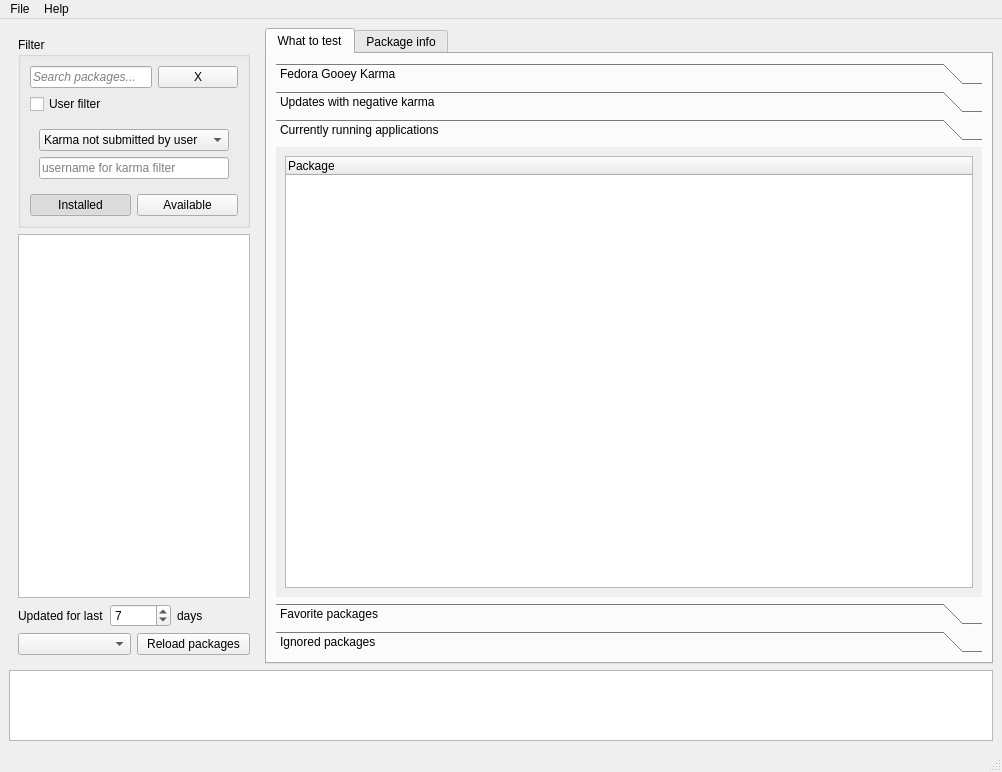
<?xml version="1.0" encoding="UTF-8"?>
<ui version="4.0">
 <class>MainWindow</class>
 <widget class="QMainWindow" name="MainWindow">
  <property name="geometry">
   <rect>
    <x>0</x>
    <y>0</y>
    <width>1002</width>
    <height>772</height>
   </rect>
  </property>
  <property name="windowTitle">
   <string>Fedora Gooey Karma</string>
  </property>
  <widget class="QWidget" name="centralwidget">
   <layout class="QVBoxLayout" name="centralWidgetSplitter">
    <item>
     <layout class="QHBoxLayout" name="horizontalLayout_4">
      <item>
       <widget class="QWidget" name="pkgLists" native="true">
        <property name="maximumSize">
         <size>
          <width>250</width>
          <height>16777215</height>
         </size>
        </property>
        <layout class="QVBoxLayout" name="verticalLayout">
         <item>
          <widget class="QGroupBox" name="groupBox">
           <property name="title">
            <string>Filter</string>
           </property>
           <property name="checkable">
            <bool>false</bool>
           </property>
           <layout class="QVBoxLayout" name="verticalLayout_5">
            <item>
             <layout class="QHBoxLayout" name="horizontalLayout_2">
              <item>
               <widget class="QLineEdit" name="searchEdit">
                <property name="font">
                 <font>
                  <italic>true</italic>
                 </font>
                </property>
                <property name="inputMask">
                 <string/>
                </property>
                <property name="text">
                 <string/>
                </property>
                <property name="placeholderText">
                 <string>Search packages...</string>
                </property>
               </widget>
              </item>
              <item>
               <widget class="QPushButton" name="pushButton">
                <property name="toolTip">
                 <string>Clear search</string>
                </property>
                <property name="text">
                 <string>X</string>
                </property>
               </widget>
              </item>
             </layout>
            </item>
            <item>
             <widget class="QCheckBox" name="karmaCheckBox">
              <property name="text">
               <string>User filter</string>
              </property>
              <property name="checked">
               <bool>false</bool>
              </property>
             </widget>
            </item>
            <item>
             <widget class="QWidget" name="karmaFilterWidget" native="true">
              <property name="minimumSize">
               <size>
                <width>0</width>
                <height>0</height>
               </size>
              </property>
              <layout class="QVBoxLayout" name="verticalLayout_8">
               <item>
                <widget class="QComboBox" name="karmaFilterUserCombo">
                 <item>
                  <property name="text">
                   <string>Karma not submitted by user</string>
                  </property>
                 </item>
                 <item>
                  <property name="text">
                   <string>Karma submitted by user</string>
                  </property>
                 </item>
                </widget>
               </item>
               <item>
                <widget class="QLineEdit" name="karmaUsernameEdit">
                 <property name="dragEnabled">
                  <bool>false</bool>
                 </property>
                 <property name="placeholderText">
                  <string>username for karma filter</string>
                 </property>
                </widget>
               </item>
              </layout>
             </widget>
            </item>
            <item>
             <layout class="QHBoxLayout" name="horizontalLayout">
              <item>
               <widget class="QPushButton" name="installedBtn">
                <property name="text">
                 <string>Installed</string>
                </property>
                <property name="checkable">
                 <bool>true</bool>
                </property>
                <property name="checked">
                 <bool>true</bool>
                </property>
                <property name="autoDefault">
                 <bool>false</bool>
                </property>
                <property name="default">
                 <bool>false</bool>
                </property>
                <property name="flat">
                 <bool>false</bool>
                </property>
               </widget>
              </item>
              <item>
               <widget class="QPushButton" name="availableBtn">
                <property name="text">
                 <string>Available</string>
                </property>
                <property name="checkable">
                 <bool>true</bool>
                </property>
                <property name="checked">
                 <bool>false</bool>
                </property>
                <property name="autoDefault">
                 <bool>false</bool>
                </property>
                <property name="default">
                 <bool>false</bool>
                </property>
                <property name="flat">
                 <bool>false</bool>
                </property>
               </widget>
              </item>
             </layout>
            </item>
           </layout>
          </widget>
         </item>
         <item>
          <widget class="QListWidget" name="pkgList">
           <property name="frameShadow">
            <enum>QFrame::Sunken</enum>
           </property>
           <property name="tabKeyNavigation">
            <bool>false</bool>
           </property>
           <property name="sortingEnabled">
            <bool>true</bool>
           </property>
          </widget>
         </item>
         <item>
          <layout class="QHBoxLayout" name="horizontalLayout_3" stretch="0,0,0">
           <property name="sizeConstraint">
            <enum>QLayout::SetDefaultConstraint</enum>
           </property>
           <item>
            <widget class="QLabel" name="label_4">
             <property name="text">
              <string>Updated for last</string>
             </property>
            </widget>
           </item>
           <item>
            <widget class="QSpinBox" name="maxDays">
             <property name="suffix">
              <string/>
             </property>
             <property name="prefix">
              <string/>
             </property>
             <property name="minimum">
              <number>1</number>
             </property>
             <property name="maximum">
              <number>99999</number>
             </property>
             <property name="value">
              <number>7</number>
             </property>
            </widget>
           </item>
           <item>
            <widget class="QLabel" name="label_5">
             <property name="sizePolicy">
              <sizepolicy hsizetype="Preferred" vsizetype="Preferred">
               <horstretch>4</horstretch>
               <verstretch>0</verstretch>
              </sizepolicy>
             </property>
             <property name="text">
              <string>days</string>
             </property>
            </widget>
           </item>
          </layout>
         </item>
         <item>
          <layout class="QHBoxLayout" name="horizontalLayout_5">
           <item>
            <widget class="QComboBox" name="releaseComboBox"/>
           </item>
           <item>
            <widget class="QPushButton" name="loadPackagesBtn">
             <property name="text">
              <string>Reload packages</string>
             </property>
            </widget>
           </item>
          </layout>
         </item>
        </layout>
       </widget>
      </item>
      <item>
       <widget class="QTabWidget" name="tabWidget">
        <property name="sizePolicy">
         <sizepolicy hsizetype="Maximum" vsizetype="Maximum">
          <horstretch>6</horstretch>
          <verstretch>0</verstretch>
         </sizepolicy>
        </property>
        <property name="maximumSize">
         <size>
          <width>9000</width>
          <height>9000</height>
         </size>
        </property>
        <property name="mouseTracking">
         <bool>false</bool>
        </property>
        <property name="styleSheet">
         <string notr="true"/>
        </property>
        <property name="currentIndex">
         <number>0</number>
        </property>
        <widget class="QWidget" name="tabWhatToTest">
         <property name="autoFillBackground">
          <bool>false</bool>
         </property>
         <property name="styleSheet">
          <string notr="true"/>
         </property>
         <attribute name="title">
          <string>What to test</string>
         </attribute>
         <layout class="QHBoxLayout" name="horizontalLayout_6">
          <item>
           <widget class="QToolBox" name="toolBoxWhatToTest">
            <property name="currentIndex">
             <number>2</number>
            </property>
            <widget class="QWidget" name="toolBoxWelcome">
             <property name="geometry">
              <rect>
               <x>0</x>
               <y>0</y>
               <width>712</width>
               <height>454</height>
              </rect>
             </property>
             <attribute name="label">
              <string>Fedora Gooey Karma</string>
             </attribute>
             <layout class="QVBoxLayout" name="verticalLayout_7">
              <item>
               <widget class="QTextBrowser" name="textBrowser_2">
                <property name="styleSheet">
                 <string notr="true">background-color: rgba(255, 255, 255, 0);</string>
                </property>
                <property name="frameShadow">
                 <enum>QFrame::Plain</enum>
                </property>
                <property name="html">
                 <string>&lt;!DOCTYPE HTML PUBLIC &quot;-//W3C//DTD HTML 4.0//EN&quot; &quot;http://www.w3.org/TR/REC-html40/strict.dtd&quot;&gt;
&lt;html&gt;&lt;head&gt;&lt;meta name=&quot;qrichtext&quot; content=&quot;1&quot; /&gt;&lt;style type=&quot;text/css&quot;&gt;
p, li { white-space: pre-wrap; }
&lt;/style&gt;&lt;/head&gt;&lt;body style=&quot; font-family:'Sans Serif'; font-size:10pt; font-weight:400; font-style:normal;&quot;&gt;
&lt;p style=&quot; margin-top:0px; margin-bottom:0px; margin-left:0px; margin-right:0px; -qt-block-indent:0; text-indent:0px;&quot;&gt;Welcome to&lt;span style=&quot; font-weight:600;&quot;&gt; Fedora Gooey Karma&lt;/span&gt; tool which helps you with testing new updates for your Fedora.&lt;/p&gt;
&lt;p style=&quot;-qt-paragraph-type:empty; margin-top:0px; margin-bottom:0px; margin-left:0px; margin-right:0px; -qt-block-indent:0; text-indent:0px;&quot;&gt;&lt;br /&gt;&lt;/p&gt;
&lt;p style=&quot; margin-top:0px; margin-bottom:0px; margin-left:0px; margin-right:0px; -qt-block-indent:0; text-indent:0px;&quot;&gt;To load updates, press lower-left &lt;span style=&quot; font-weight:600;&quot;&gt;Reload packages&lt;/span&gt; button. If you are not sure what you should test, wait until all packages are loaded and see sections below this text.&lt;/p&gt;&lt;/body&gt;&lt;/html&gt;</string>
                </property>
               </widget>
              </item>
             </layout>
            </widget>
            <widget class="QWidget" name="toolBoxNegativeKarma">
             <property name="geometry">
              <rect>
               <x>0</x>
               <y>0</y>
               <width>712</width>
               <height>454</height>
              </rect>
             </property>
             <attribute name="label">
              <string>Updates with negative karma</string>
             </attribute>
             <layout class="QVBoxLayout" name="verticalLayout_9">
              <item alignment="Qt::AlignTop">
               <widget class="QLabel" name="label_6">
                <property name="text">
                 <string>It would be nice to re-test updates which has got negative karma. See these packages below.</string>
                </property>
               </widget>
              </item>
              <item>
               <widget class="QTreeWidget" name="tool_pkg_list_negative">
                <column>
                 <property name="text">
                  <string>Package</string>
                 </property>
                </column>
               </widget>
              </item>
             </layout>
            </widget>
            <widget class="QWidget" name="toolBoxRunning">
             <property name="geometry">
              <rect>
               <x>0</x>
               <y>0</y>
               <width>712</width>
               <height>454</height>
              </rect>
             </property>
             <attribute name="label">
              <string>Currently running applications</string>
             </attribute>
             <layout class="QVBoxLayout" name="verticalLayout_12">
              <item>
               <widget class="QTreeWidget" name="tool_pkg_list_running">
                <column>
                 <property name="text">
                  <string>Package</string>
                 </property>
                </column>
               </widget>
              </item>
             </layout>
            </widget>
            <widget class="QWidget" name="toolBoxFavorite">
             <property name="geometry">
              <rect>
               <x>0</x>
               <y>0</y>
               <width>712</width>
               <height>454</height>
              </rect>
             </property>
             <attribute name="label">
              <string>Favorite packages</string>
             </attribute>
             <layout class="QVBoxLayout" name="toolBoxFavoriteLayout">
              <item>
               <widget class="QTreeWidget" name="tool_pkg_list_favorite">
                <column>
                 <property name="text">
                  <string>Package</string>
                 </property>
                </column>
               </widget>
              </item>
              <item>
               <layout class="QHBoxLayout" name="horizontalLayout_7">
                <property name="topMargin">
                 <number>0</number>
                </property>
                <item>
                 <widget class="QWidget" name="tool_add_remove_pkg" native="true">
                  <property name="minimumSize">
                   <size>
                    <width>0</width>
                    <height>0</height>
                   </size>
                  </property>
                  <layout class="QHBoxLayout" name="horizontalLayout_9">
                   <item>
                    <widget class="QPushButton" name="btn_tool_remove_pkg">
                     <property name="text">
                      <string>Remove selected package</string>
                     </property>
                    </widget>
                   </item>
                   <item>
                    <spacer name="horizontalSpacer">
                     <property name="orientation">
                      <enum>Qt::Horizontal</enum>
                     </property>
                     <property name="sizeHint" stdset="0">
                      <size>
                       <width>40</width>
                       <height>20</height>
                      </size>
                     </property>
                    </spacer>
                   </item>
                   <item>
                    <widget class="QLineEdit" name="tool_pkg_name"/>
                   </item>
                   <item>
                    <widget class="QPushButton" name="btn_tool_add_pkg">
                     <property name="text">
                      <string>Add package</string>
                     </property>
                    </widget>
                   </item>
                  </layout>
                 </widget>
                </item>
               </layout>
              </item>
             </layout>
            </widget>
            <widget class="QWidget" name="toolBoxIgnored">
             <property name="geometry">
              <rect>
               <x>0</x>
               <y>0</y>
               <width>712</width>
               <height>454</height>
              </rect>
             </property>
             <attribute name="label">
              <string>Ignored packages</string>
             </attribute>
             <layout class="QVBoxLayout" name="toolBoxIgnoredLayout">
              <item>
               <widget class="QTreeWidget" name="tool_pkg_list_ignored">
                <column>
                 <property name="text">
                  <string>Package</string>
                 </property>
                </column>
               </widget>
              </item>
             </layout>
            </widget>
           </widget>
          </item>
         </layout>
        </widget>
        <widget class="QWidget" name="TabInfo">
         <property name="cursor">
          <cursorShape>ArrowCursor</cursorShape>
         </property>
         <property name="styleSheet">
          <string notr="true"/>
         </property>
         <attribute name="title">
          <string>Package info</string>
         </attribute>
         <layout class="QVBoxLayout" name="verticalLayout_4">
          <item alignment="Qt::AlignTop">
           <widget class="QTabWidget" name="tabWidget_side">
            <property name="tabPosition">
             <enum>QTabWidget::East</enum>
            </property>
            <property name="currentIndex">
             <number>0</number>
            </property>
            <widget class="QWidget" name="tabPkg_info">
             <attribute name="title">
              <string>Info</string>
             </attribute>
             <layout class="QVBoxLayout" name="verticalLayout_6">
              <item>
               <widget class="QSplitter" name="splitter_6">
                <property name="orientation">
                 <enum>Qt::Vertical</enum>
                </property>
                <widget class="QSplitter" name="splitter_7">
                 <property name="orientation">
                  <enum>Qt::Horizontal</enum>
                 </property>
                 <widget class="QWidget" name="layoutWidget_2">
                  <layout class="QVBoxLayout" name="verticalLayout_11">
                   <item>
                    <widget class="QLabel" name="pkgNameLabel">
                     <property name="font">
                      <font>
                       <pointsize>16</pointsize>
                      </font>
                     </property>
                     <property name="cursor">
                      <cursorShape>ArrowCursor</cursorShape>
                     </property>
                     <property name="mouseTracking">
                      <bool>false</bool>
                     </property>
                     <property name="focusPolicy">
                      <enum>Qt::NoFocus</enum>
                     </property>
                     <property name="acceptDrops">
                      <bool>false</bool>
                     </property>
                     <property name="text">
                      <string>Package name</string>
                     </property>
                    </widget>
                   </item>
                   <item>
                    <widget class="QTextBrowser" name="textBrowser">
                     <property name="font">
                      <font>
                       <family>Monospace</family>
                       <pointsize>8</pointsize>
                      </font>
                     </property>
                     <property name="styleSheet">
                      <string notr="true"/>
                     </property>
                     <property name="html">
                      <string>&lt;!DOCTYPE HTML PUBLIC &quot;-//W3C//DTD HTML 4.0//EN&quot; &quot;http://www.w3.org/TR/REC-html40/strict.dtd&quot;&gt;
&lt;html&gt;&lt;head&gt;&lt;meta name=&quot;qrichtext&quot; content=&quot;1&quot; /&gt;&lt;style type=&quot;text/css&quot;&gt;
p, li { white-space: pre-wrap; }
&lt;/style&gt;&lt;/head&gt;&lt;body style=&quot; font-family:'Monospace'; font-size:8pt; font-weight:400; font-style:normal;&quot;&gt;
&lt;p style=&quot;-qt-paragraph-type:empty; margin-top:0px; margin-bottom:0px; margin-left:0px; margin-right:0px; -qt-block-indent:0; text-indent:0px; font-size:10pt;&quot;&gt;&lt;br /&gt;&lt;/p&gt;&lt;/body&gt;&lt;/html&gt;</string>
                     </property>
                    </widget>
                   </item>
                  </layout>
                 </widget>
                 <widget class="QSplitter" name="splitter_8">
                  <property name="orientation">
                   <enum>Qt::Vertical</enum>
                  </property>
                  <widget class="QTreeWidget" name="treeWidget_bugs">
                   <property name="cursor" stdset="0">
                    <cursorShape>ArrowCursor</cursorShape>
                   </property>
                   <property name="verticalScrollBarPolicy">
                    <enum>Qt::ScrollBarAsNeeded</enum>
                   </property>
                   <property name="horizontalScrollBarPolicy">
                    <enum>Qt::ScrollBarAsNeeded</enum>
                   </property>
                   <property name="rootIsDecorated">
                    <bool>false</bool>
                   </property>
                   <property name="wordWrap">
                    <bool>false</bool>
                   </property>
                   <property name="columnCount">
                    <number>2</number>
                   </property>
                   <column>
                    <property name="text">
                     <string>Bug id</string>
                    </property>
                   </column>
                   <column>
                    <property name="text">
                     <string>Title</string>
                    </property>
                   </column>
                  </widget>
                  <widget class="QTreeWidget" name="treeWidget_test_cases">
                   <property name="rootIsDecorated">
                    <bool>false</bool>
                   </property>
                   <column>
                    <property name="text">
                     <string>Test cases</string>
                    </property>
                   </column>
                  </widget>
                  <widget class="QTreeWidget" name="treeWidget_related_packages">
                   <column>
                    <property name="text">
                     <string>Related packages</string>
                    </property>
                   </column>
                  </widget>
                 </widget>
                </widget>
               </widget>
              </item>
             </layout>
            </widget>
            <widget class="QWidget" name="tabPkg_karma">
             <attribute name="title">
              <string>Comments</string>
             </attribute>
             <layout class="QVBoxLayout" name="verticalLayout_13">
              <item>
               <layout class="QVBoxLayout" name="verticalLayout_2">
                <item>
                 <widget class="QLabel" name="label">
                  <property name="font">
                   <font>
                    <pointsize>16</pointsize>
                   </font>
                  </property>
                  <property name="text">
                   <string>FAS credentials</string>
                  </property>
                 </widget>
                </item>
                <item>
                 <layout class="QHBoxLayout" name="horizontalLayout_8">
                  <item>
                   <widget class="QLineEdit" name="usernameEdit">
                    <property name="placeholderText">
                     <string>username</string>
                    </property>
                   </widget>
                  </item>
                  <item>
                   <widget class="QLineEdit" name="passwordEdit">
                    <property name="echoMode">
                     <enum>QLineEdit::Password</enum>
                    </property>
                    <property name="placeholderText">
                     <string>password</string>
                    </property>
                   </widget>
                  </item>
                  <item>
                   <widget class="QComboBox" name="karmaBox">
                    <property name="currentIndex">
                     <number>1</number>
                    </property>
                    <item>
                     <property name="text">
                      <string>-1</string>
                     </property>
                    </item>
                    <item>
                     <property name="text">
                      <string>0</string>
                     </property>
                    </item>
                    <item>
                     <property name="text">
                      <string>+1</string>
                     </property>
                    </item>
                   </widget>
                  </item>
                  <item>
                   <widget class="QPushButton" name="sendBtn">
                    <property name="text">
                     <string>Send Karma</string>
                    </property>
                   </widget>
                  </item>
                 </layout>
                </item>
                <item>
                 <widget class="QLabel" name="label_2">
                  <property name="font">
                   <font>
                    <pointsize>16</pointsize>
                   </font>
                  </property>
                  <property name="text">
                   <string>Your comment</string>
                  </property>
                 </widget>
                </item>
                <item>
                 <widget class="QSplitter" name="splitter">
                  <property name="orientation">
                   <enum>Qt::Vertical</enum>
                  </property>
                  <property name="handleWidth">
                   <number>6</number>
                  </property>
                  <widget class="QPlainTextEdit" name="commentEdit">
                   <property name="maximumSize">
                    <size>
                     <width>16777215</width>
                     <height>80</height>
                    </size>
                   </property>
                  </widget>
                  <widget class="QTreeWidget" name="treeWidget_feedback">
                   <property name="minimumSize">
                    <size>
                     <width>0</width>
                     <height>0</height>
                    </size>
                   </property>
                   <property name="rootIsDecorated">
                    <bool>false</bool>
                   </property>
                   <property name="uniformRowHeights">
                    <bool>false</bool>
                   </property>
                   <property name="sortingEnabled">
                    <bool>true</bool>
                   </property>
                   <attribute name="headerCascadingSectionResizes">
                    <bool>false</bool>
                   </attribute>
                   <attribute name="headerMinimumSectionSize">
                    <number>30</number>
                   </attribute>
                   <column>
                    <property name="text">
                     <string>#</string>
                    </property>
                    <property name="textAlignment">
                     <set>AlignRight|AlignVCenter</set>
                    </property>
                   </column>
                   <column>
                    <property name="text">
                     <string>Karma</string>
                    </property>
                   </column>
                   <column>
                    <property name="text">
                     <string>User</string>
                    </property>
                    <property name="font">
                     <font>
                      <weight>75</weight>
                      <bold>true</bold>
                     </font>
                    </property>
                   </column>
                   <column>
                    <property name="text">
                     <string>Comment</string>
                    </property>
                   </column>
                  </widget>
                 </widget>
                </item>
               </layout>
              </item>
             </layout>
            </widget>
            <widget class="QWidget" name="tabPkg_settings">
             <attribute name="title">
              <string>Settings</string>
             </attribute>
             <layout class="QVBoxLayout" name="verticalLayout_10">
              <item>
               <layout class="QFormLayout" name="formLayout">
                <property name="fieldGrowthPolicy">
                 <enum>QFormLayout::ExpandingFieldsGrow</enum>
                </property>
                <item row="5" column="0">
                 <widget class="QLabel" name="label_7">
                  <property name="text">
                   <string>Package category</string>
                  </property>
                 </widget>
                </item>
                <item row="5" column="1">
                 <widget class="QRadioButton" name="settings_pkg_cat_normal">
                  <property name="text">
                   <string>Normal package</string>
                  </property>
                  <property name="checked">
                   <bool>true</bool>
                  </property>
                 </widget>
                </item>
                <item row="6" column="1">
                 <widget class="QRadioButton" name="settings_pkg_cat_favorite">
                  <property name="text">
                   <string>Favorite package</string>
                  </property>
                 </widget>
                </item>
                <item row="7" column="1">
                 <widget class="QRadioButton" name="settings_pkg_cat_ignored">
                  <property name="text">
                   <string>Ignore this package</string>
                  </property>
                 </widget>
                </item>
                <item row="3" column="1">
                 <widget class="QPushButton" name="pkg_settings_open_bodhi_update">
                  <property name="text">
                   <string>Open bodhi update in web browser</string>
                  </property>
                 </widget>
                </item>
                <item row="4" column="1">
                 <widget class="QPushButton" name="pkg_settings_download_source_rpm">
                  <property name="text">
                   <string>Download source RPM</string>
                  </property>
                 </widget>
                </item>
                <item row="3" column="0">
                 <widget class="QLabel" name="label_8">
                  <property name="text">
                   <string>Tools</string>
                  </property>
                 </widget>
                </item>
               </layout>
              </item>
             </layout>
            </widget>
           </widget>
          </item>
         </layout>
        </widget>
       </widget>
      </item>
     </layout>
    </item>
    <item>
     <widget class="QListWidget" name="statusList">
      <property name="sizePolicy">
       <sizepolicy hsizetype="Expanding" vsizetype="Maximum">
        <horstretch>0</horstretch>
        <verstretch>0</verstretch>
       </sizepolicy>
      </property>
      <property name="maximumSize">
       <size>
        <width>16777215</width>
        <height>80</height>
       </size>
      </property>
      <property name="mouseTracking">
       <bool>true</bool>
      </property>
      <property name="toolTip">
       <string>Press and hold mouse button to expand</string>
      </property>
      <property name="selectionMode">
       <enum>QAbstractItemView::NoSelection</enum>
      </property>
      <property name="sortingEnabled">
       <bool>false</bool>
      </property>
     </widget>
    </item>
   </layout>
  </widget>
  <widget class="QMenuBar" name="menubar">
   <property name="geometry">
    <rect>
     <x>0</x>
     <y>0</y>
     <width>1002</width>
     <height>21</height>
    </rect>
   </property>
   <widget class="QMenu" name="menuFile">
    <property name="title">
     <string>File</string>
    </property>
    <addaction name="actionQuit"/>
   </widget>
   <widget class="QMenu" name="menuHelp">
    <property name="title">
     <string>Help</string>
    </property>
    <addaction name="actionAbout"/>
   </widget>
   <addaction name="menuFile"/>
   <addaction name="menuHelp"/>
  </widget>
  <widget class="QStatusBar" name="statusBar"/>
  <action name="actionQuit">
   <property name="text">
    <string>Quit</string>
   </property>
  </action>
  <action name="actionAbout">
   <property name="text">
    <string>About Fedora Gooey Karma</string>
   </property>
  </action>
 </widget>
 <tabstops>
  <tabstop>karmaBox</tabstop>
  <tabstop>sendBtn</tabstop>
  <tabstop>loadPackagesBtn</tabstop>
  <tabstop>availableBtn</tabstop>
  <tabstop>pkgList</tabstop>
  <tabstop>releaseComboBox</tabstop>
  <tabstop>installedBtn</tabstop>
 </tabstops>
 <resources/>
 <connections>
  <connection>
   <sender>karmaCheckBox</sender>
   <signal>toggled(bool)</signal>
   <receiver>karmaFilterWidget</receiver>
   <slot>setShown(bool)</slot>
   <hints>
    <hint type="sourcelabel">
     <x>84</x>
     <y>96</y>
    </hint>
    <hint type="destinationlabel">
     <x>40</x>
     <y>142</y>
    </hint>
   </hints>
  </connection>
  <connection>
   <sender>pushButton</sender>
   <signal>clicked()</signal>
   <receiver>searchEdit</receiver>
   <slot>clear()</slot>
   <hints>
    <hint type="sourcelabel">
     <x>220</x>
     <y>70</y>
    </hint>
    <hint type="destinationlabel">
     <x>188</x>
     <y>69</y>
    </hint>
   </hints>
  </connection>
 </connections>
</ui>
